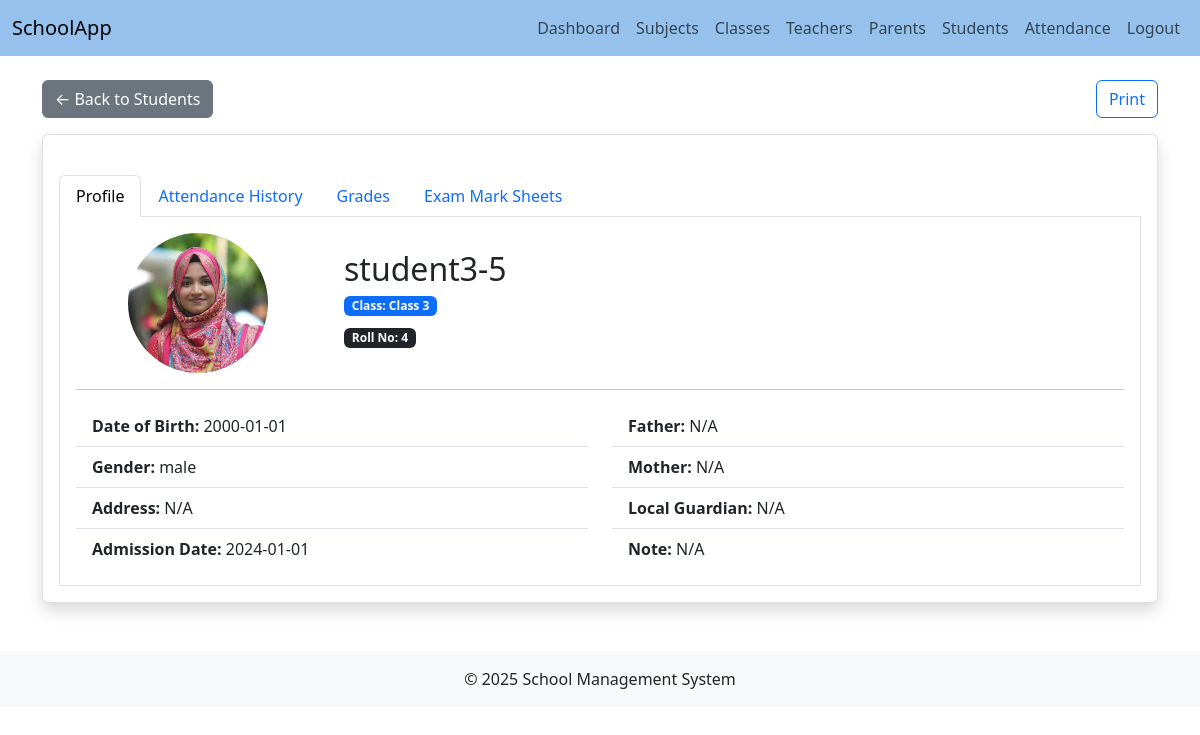
The app's page /pages/student_profile.php?id=49 with its own data.
### tables this page shows
CREATE TABLE `students` (
  `id` int(11) NOT NULL,
  `father_id` int(11) DEFAULT NULL,
  `mother_id` int(11) DEFAULT NULL,
  `local_guardian_id` int(11) DEFAULT NULL,
  `user_id` int(11) NOT NULL,
  `first_name` varchar(50) DEFAULT NULL,
  `last_name` varchar(50) DEFAULT NULL,
  `roll_no` int(11) NOT NULL,
  `dob` date DEFAULT NULL,
  `gender` enum('male','female','other') DEFAULT NULL,
  `address` varchar(255) DEFAULT NULL,
  `admission_date` date DEFAULT NULL,
  `current_class_id` int(11) DEFAULT NULL,
  `current_section_id` int(11) DEFAULT NULL,
  `current_department_id` int(11) DEFAULT NULL,
  `profile_picture` varchar(255) DEFAULT NULL,
  `note` text DEFAULT NULL,
  `is_deleted` tinyint(1) NOT NULL DEFAULT 0
);

CREATE TABLE `classes` (
  `id` int(11) NOT NULL,
  `name` varchar(50) NOT NULL,
  `is_deleted` tinyint(1) NOT NULL DEFAULT 0
);

### pages/student_profile.php (the view, shortened to what this page needs)
<?php
include '../includes/header.php';
include '../includes/db_connect.php';
$student_id = $_GET['id'] ?? '';
$sql = "SELECT s.*, c.name AS class_name, d.name AS department_name, sec.name AS section_name,
    f.first_name AS father_first_name, f.last_name AS father_last_name, f.phone AS father_phone,
    m.first_name AS mother_first_name, m.last_name AS mother_last_name, m.phone AS mother_phone,
    lg.first_name AS local_guardian_first_name, lg.last_name AS local_guardian_last_name, lg.phone AS local_guardian_phone
    FROM students s
    LEFT JOIN classes c ON s.current_class_id = c.id
    LEFT JOIN departments d ON s.current_department_id = d.id
    LEFT JOIN sections sec ON s.current_section_id = sec.id
    LEFT JOIN parents f ON s.father_id = f.id
    LEFT JOIN parents m ON s.mother_id = m.id
    LEFT JOIN parents lg ON s.local_guardian_id = lg.id
    WHERE s.id = ?";
$stmt = $conn->prepare($sql);
$stmt->bind_param('i', $student_id);
$stmt->execute();
$result = $stmt->get_result();
$student = $result->fetch_assoc();
?>
<div class="container mt-4">
  <a href="students.php" class="btn btn-secondary mb-3">&larr; Back to Students</a>
  <button class="btn btn-outline-primary mb-3 float-end" onclick="window.print()"><i class="bi bi-printer"></i> Print</button>
  <div class="card shadow">
    <div class="card-body">
      <ul class="nav nav-tabs mt-4" id="profileTabs" role="tablist">
        <li class="nav-item" role="presentation">
          <button class="nav-link active" id="profile-tab" data-bs-toggle="tab" data-bs-target="#profileTab" type="button" role="tab">Profile</button>
        </li>
        <li class="nav-item" role="presentation">
          <button class="nav-link" id="attendance-tab" data-bs-toggle="tab" data-bs-target="#attendanceTab" type="button" role="tab">Attendance History</button>
        </li>
        <li class="nav-item" role="presentation">
          <button class="nav-link" id="grades-tab" data-bs-toggle="tab" data-bs-target="#gradesTab" type="button" role="tab">Grades</button>
        </li>
        <li class="nav-item" role="presentation">
          <button class="nav-link" id="marksheet-tab" data-bs-toggle="tab" data-bs-target="#marksheetTab" type="button" role="tab">Exam Mark Sheets</button>
        </li>
      </ul>
      <div class="tab-content p-3 border border-top-0 bg-white" id="profileTabsContent">
        <div class="tab-pane fade show active" id="profileTab" role="tabpanel">
          <div class="row align-items-center">
            <div class="col-md-3 text-center mb-3 mb-md-0">
              <?php if ($student['profile_picture']): ?>
                <img src="../uploads/students/<?php echo htmlspecialchars($student['profile_picture']); ?>" alt="Profile" class="img-fluid rounded-circle" style="width: 140px; height: 140px; object-fit: cover;">
              <?php else: ?>
                <div class="bg-secondary rounded-circle d-flex align-items-center justify-content-center" style="width: 140px; height: 140px; color: #fff; font-size: 2.5rem;">
                  <span><?php echo strtoupper(substr($student['first_name'], 0, 1)); ?></span>
                </div>
              <?php endif; ?>
            </div>
            <div class="col-md-9">
              <h2 class="mb-1"><?php echo htmlspecialchars($student['first_name'] . ' ' . $student['last_name']); ?></h2>
              <div class="mb-2">
                <span class="badge bg-primary me-2">Class: <?php echo htmlspecialchars($student['class_name']); ?></span>
              </div>
              <div class="mb-2">
                <span class="badge bg-dark">Roll No: <?php echo htmlspecialchars($student['roll_no']); ?></span>
              </div>
            </div>
          </div>
          <hr>
          <div class="row">
            <div class="col-md-6">
              <ul class="list-group list-group-flush">
                <li class="list-group-item"><strong>Date of Birth:</strong> <?php echo $student['dob'] && $student['dob'] !== '0000-00-00' ? htmlspecialchars($student['dob']) : 'N/A'; ?></li>
                <li class="list-group-item"><strong>Gender:</strong> <?php echo htmlspecialchars($student['gender'] ?: 'N/A'); ?></li>
                <li class="list-group-item"><strong>Address:</strong> <?php echo htmlspecialchars($student['address'] ?: 'N/A'); ?></li>
                <li class="list-group-item"><strong>Admission Date:</strong> <?php echo $student['admission_date'] && $student['admission_date'] !== '0000-00-00' ? htmlspecialchars($student['admission_date']) : 'N/A'; ?></li>
              </ul>
            </div>
            <div class="col-md-6">
              <ul class="list-group list-group-flush">
                <li class="list-group-item"><strong>Father:</strong> <?php echo $student['father_first_name'] ? htmlspecialchars($student['father_first_name'] . ' ' . $student['father_last_name']) . ($student['father_phone'] ? ' (' . htmlspecialchars($student['father_phone']) . ')' : '') : 'N/A'; ?></li>
                <li class="list-group-item"><strong>Mother:</strong> <?php echo $student['mother_first_name'] ? htmlspecialchars($student['mother_first_name'] . ' ' . $student['mother_last_name']) . ($student['mother_phone'] ? ' (' . htmlspecialchars($student['mother_phone']) . ')' : '') : 'N/A'; ?></li>
                <li class="list-group-item"><strong>Local Guardian:</strong> <?php echo $student['local_guardian_first_name'] ? htmlspecialchars($student['local_guardian_first_name'] . ' ' . $student['local_guardian_last_name']) . ($student['local_guardian_phone'] ? ' (' . htmlspecialchars($student['local_guardian_phone']) . ')' : '') : 'N/A'; ?></li>
                <li class="list-group-item"><strong>Note:</strong> <?php echo htmlspecialchars($student['note'] ?: 'N/A'); ?></li>
              </ul>
            </div>
          </div>
        </div>
      </div>
    </div>
  </div>
</div>
<?php include '../includes/footer.php'; ?>

### assets/css/style.css (style rules this page uses)
.card { box-shadow: 0 0.125rem 0.25rem rgba(0, 0, 0, 0.075); border: 1px solid rgba(0, 0, 0, 0.125); }

### records on screen
students: profile_picture (picture), first_name+last_name "student3-5", current_class.name "Class 3", roll_no "4", dob "2000-01-01", gender "male", address "N/A", admission_date "2024-01-01", note "N/A"
